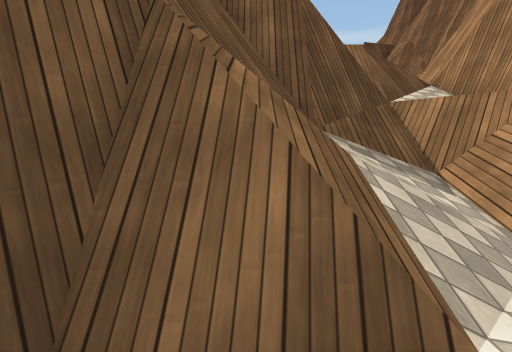
[1] (above)

17 first-person views from a walk through a scene from a Unity 3-D project. The camera is 1.2 m above the floor, tilts 4° down and sees 75° across. Doors are open. The floor is counted in squares, 1 m on a side. Each view is taken from the middle of a square. On the plan, view 1 faces up. The plan holds only what a view shows up to about 14 squares ahead; the rest is blank. The place goes on beyond the plan. The player is left out. Some animated figures are left out. Surface patterns are stand-ins for the level's own textures.

[2]
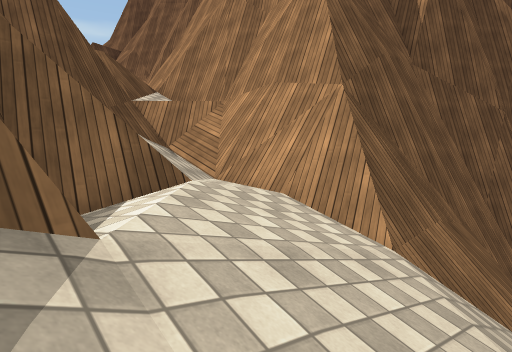

[3]
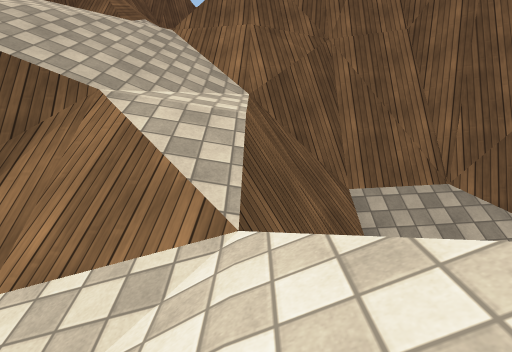

[4]
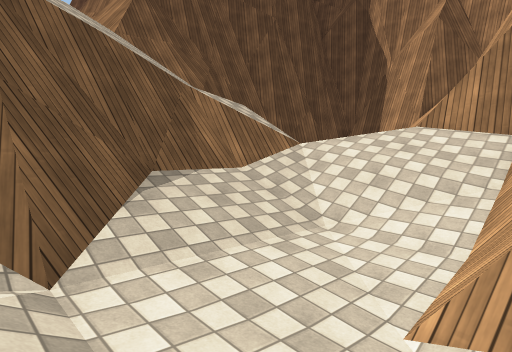

[5]
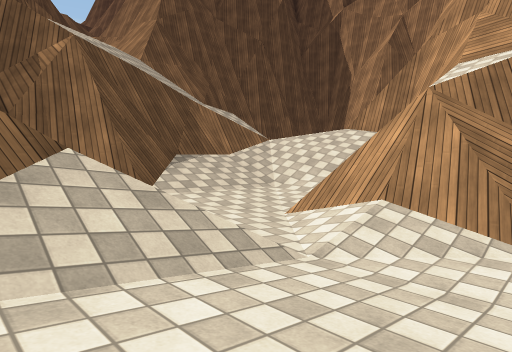

[6]
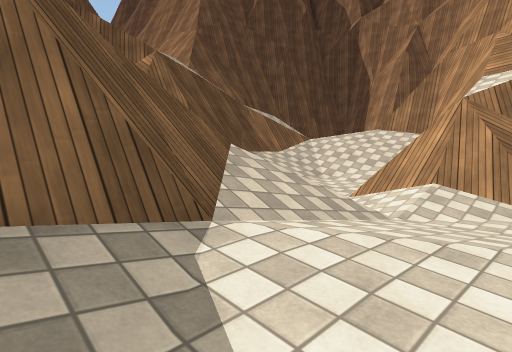

[7]
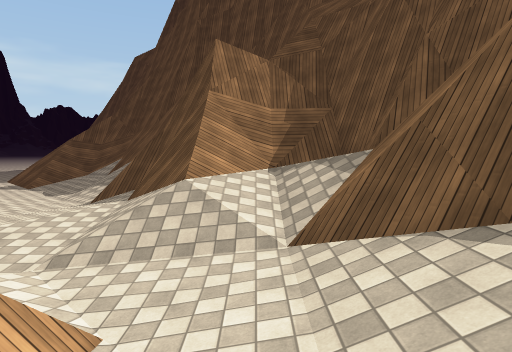

[8]
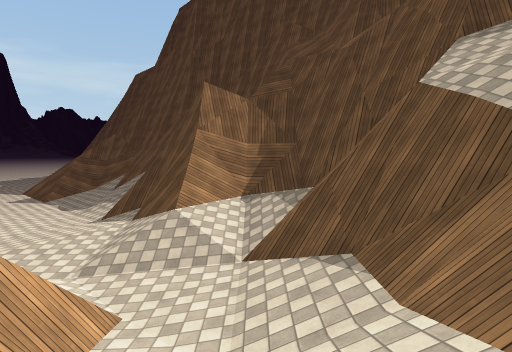

[9]
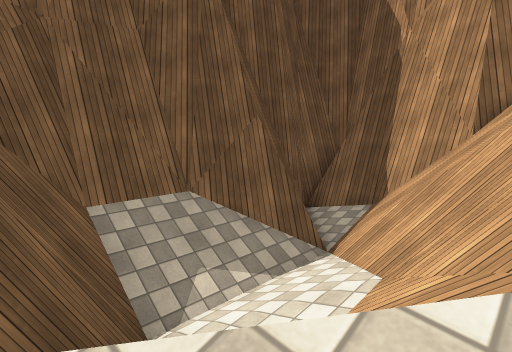

[10]
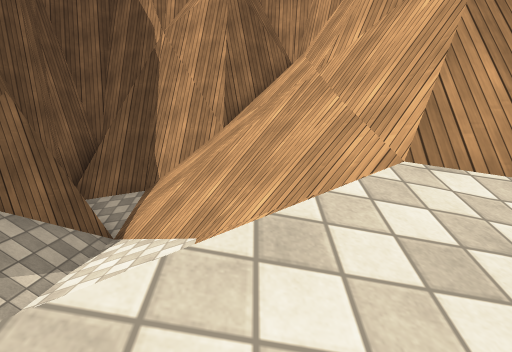

[11]
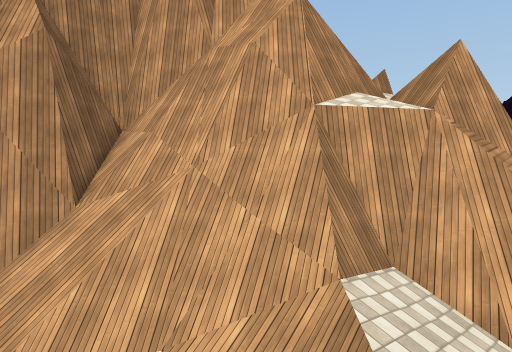

[12]
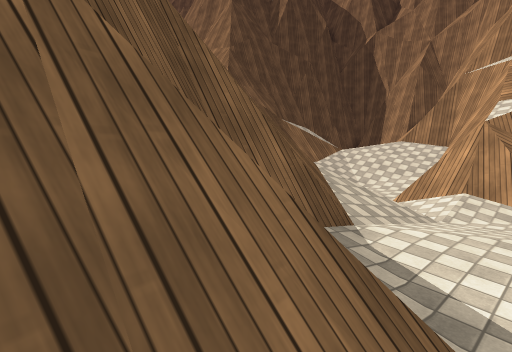

[13]
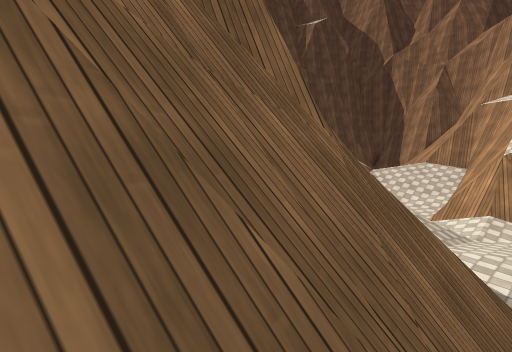

[14]
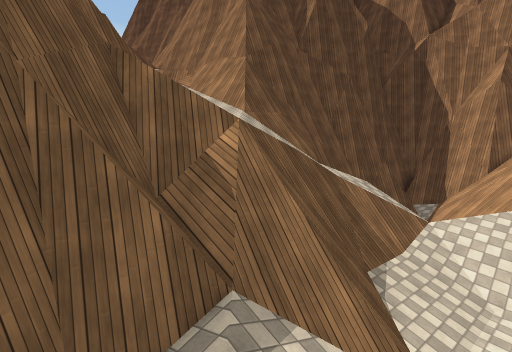

[15]
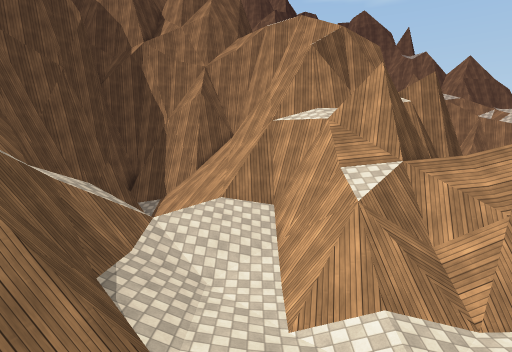

[16]
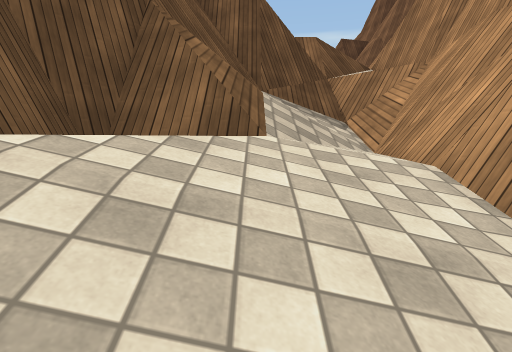

[17]
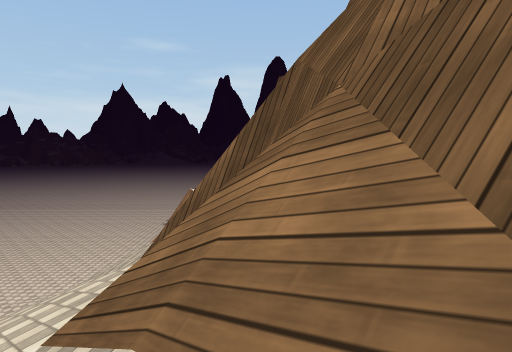

### Floor plan
Key: @ floor where view 1 was taken; # wall or solid block; . main floor; : floor 0.5 m higher than the main floor; + floor 7.25 m higher than the main floor; / step, stairs or slope; = window, fence, low wall or low ledge; v drop or lower ground.
Columns run from 15 left of view 1 to 16 right of it. Each row starts with its distance up from view 1.
  8               ####/==#
  7               ###//==#
  6               ##/////#
  5             #=#/////##
  4             #=/////###
  3            ###v///+##
  2              ##=/++##
  1              #=////###
  0            ###=@///=###
 -1            #=#//////
 -2           ##/////////  #
 -3          ###//////////##########
 -4          #=vv////////v#=///###=#
 -5          ##vvv///////v#=////#/=#
 -6          ###vvvvvv///v#=//////=#
 -7         ####v##vv#///== //////=#
 -8        ###=======/////  //////=#
 -9        #==////==/////////##///=#
-10        #////////////////###=/###
-11        #//////.....////=#######
-12        #//////.....////=#
-13        #//////..#=====###
-14        ###=///..########
-15        ##=////.//#
-16       # /::....//#
-17 #######..........#
-18 /   / /..........#

Where each view was taken, in squares from view 1:
view 1: 0 up, 0 right, facing up
view 2: 3 down, 2 left, facing up-right
view 3: 11 down, 6 right, facing up
view 4: 14 down, 2 left, facing up-right
view 5: 18 down, 5 left, facing up-right
view 6: 18 down, 8 left, facing up-right
view 7: 11 down, 5 right, facing left
view 8: 10 down, 8 right, facing left
view 9: 10 down, 6 right, facing up-right
view 10: 9 down, 5 right, facing right
view 11: 5 down, 5 right, facing down-right
view 12: 18 down, 11 left, facing up-right
view 13: 18 down, 15 left, facing up-right
view 14: 12 down, 7 left, facing up-right
view 15: 12 down, 7 left, facing right
view 16: 3 down, 1 right, facing up
view 17: 6 up, 2 right, facing down-left
